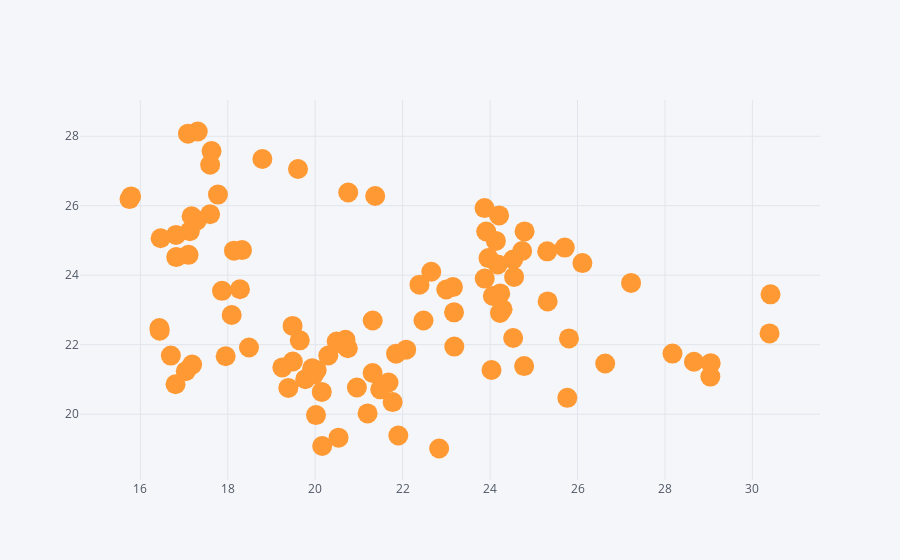

Here is the notebook cell this chart was saved with:
### Markdown cell above
#### Scatter Plot
- You can create scatter plots with DataFrame.plot by passing kind='scatter'. Scatter plot requires numeric columns for x and y axis. These can be specified by x and y keywords each, otherwise the DataFrame index will be used as x

### Code cell
df.iplot(x = 'A', y = 'C', mode = 'markers', size = 20)
